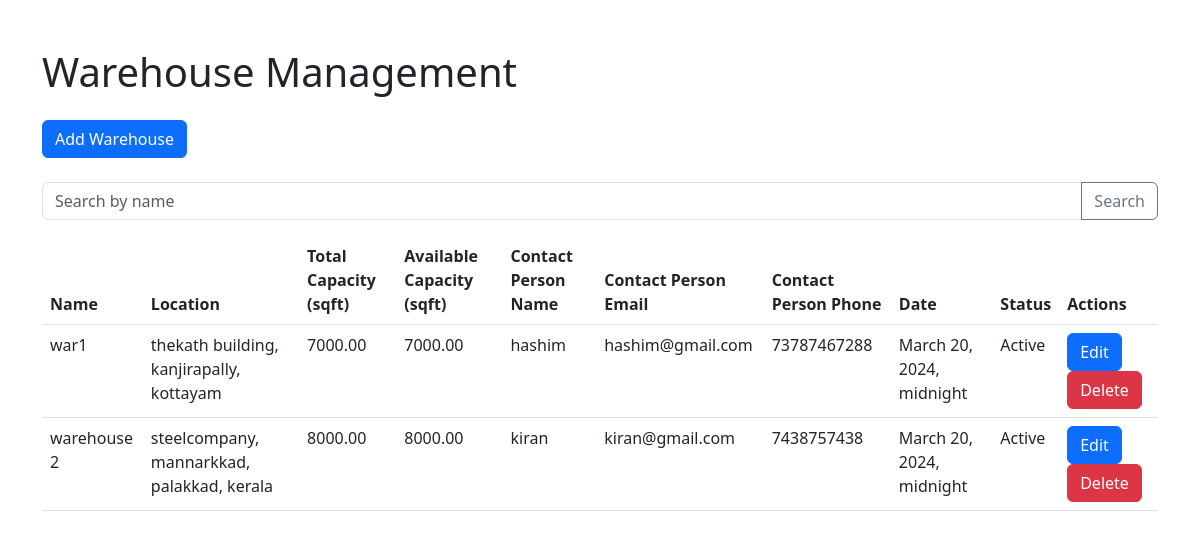
Screenshot of /warehouse_view/ with the database file from the repository.
### MainApp/models.py (models this page shows, shortened)
class Warehouse(models.Model):
    STATUS_CHOICES = (
        ('1', 'Active'),
        ('2', 'Inactive'),
    )
    name = models.CharField(max_length=100)
    location = models.CharField(max_length=200)
    total_capacity = models.DecimalField(max_digits=10, decimal_places=2)
    available_capacity = models.DecimalField(max_digits=10, decimal_places=2)
    contact_person_name = models.CharField(max_length=100)
    contact_person_email = models.EmailField(max_length=254)
    contact_person_phone = models.CharField(max_length=15)
    date = models.DateTimeField(auto_now_add=True)
    status = models.CharField(max_length=2, choices=STATUS_CHOICES, default='1')

### MainApp/views.py (the view)
# urls.py: path('warehouse_view/', views.warehouse_view, name='warehouse_view'),
def warehouse_view(request):
    warehouses = Warehouse.objects.all()
    return render(request, 'warehouse/warehouse_views.html', {'warehouses': warehouses})

### MainApp/templates/warehouse/warehouse_views.html (shortened to what this page needs)
<!DOCTYPE html>
<html lang="en">
<head>
    <link href="https://cdn.jsdelivr.net/npm/bootstrap@5.3.0-alpha1/dist/css/bootstrap.min.css" rel="stylesheet">
</head>
<body>
<div class="container mt-5">
    <h1 class="mb-4">Warehouse Management</h1>
    <button type="button" class="btn btn-primary mb-4" data-bs-toggle="modal" data-bs-target="#addWarehouseModal">
        Add Warehouse
    </button>
    <form method="GET" action="{% url 'search_warehouse' %}">
        <div class="input-group mb-3">
            <input type="text" class="form-control" placeholder="Search by name" aria-label="Search" name="search_text">
            <button class="btn btn-outline-secondary" type="submit">Search</button>
        </div>
    </form>
    <table class="table">
        <thead>
            <tr>
                <th>Name</th>
                <th>Location</th>
                <th>Total Capacity (sqft)</th>
                <th>Available Capacity (sqft)</th>
                <th>Contact Person Name</th>
                <th>Contact Person Email</th>
                <th>Contact Person Phone</th>
                <th>Date</th>
                <th>Status</th>
                <th>Actions</th>
            </tr>
        </thead>
        <tbody id="warehouseTableBody">
            {% for warehouse in warehouses %}
            <tr>
                <td>{{ warehouse.name }}</td>
                <td>{{ warehouse.location }}</td>
                <td>{{ warehouse.total_capacity }}</td>
                <td>{{ warehouse.available_capacity }}</td>
                <td>{{ warehouse.contact_person_name }}</td>
                <td>{{ warehouse.contact_person_email }}</td>
                <td>{{ warehouse.contact_person_phone }}</td>
                <td>{{ warehouse.date }}</td>
                <td>{{ warehouse.get_status_display }}</td>
                <td>
                    <button type="button" class="btn btn-primary" data-bs-toggle="modal" data-bs-target="#editWarehouseModal{{ warehouse.id }}">
                        Edit
                    </button>
                    <button type="button" class="btn btn-danger" data-bs-toggle="modal" data-bs-target="#deleteWarehouseModal{{ warehouse.id }}">
                        Delete
                    </button>
                </td>
            </tr>
            {% empty %}
            <tr>
                <td colspan="10">No warehouses found</td>
            </tr>
            {% endfor %}
        </tbody>
    </table>
</div>
</body>
</html>

### rows the page displays
Warehouse: name "war1", location "thekath building, kanjirapally, kottayam", total_capacity "7000.00", available_capacity "7000.00", contact_person_name "hashim", contact_person_email "hashim@gmail.com", contact_person_phone "73787467288", date "March 20, 2024, midnight", status "Active"
Warehouse: name "warehouse 2", location "steelcompany, mannarkkad, palakkad, kerala", total_capacity "8000.00", available_capacity "8000.00", contact_person_name "kiran", contact_person_email "kiran@gmail.com", contact_person_phone "7438757438", date "March 20, 2024, midnight", status "Active"
